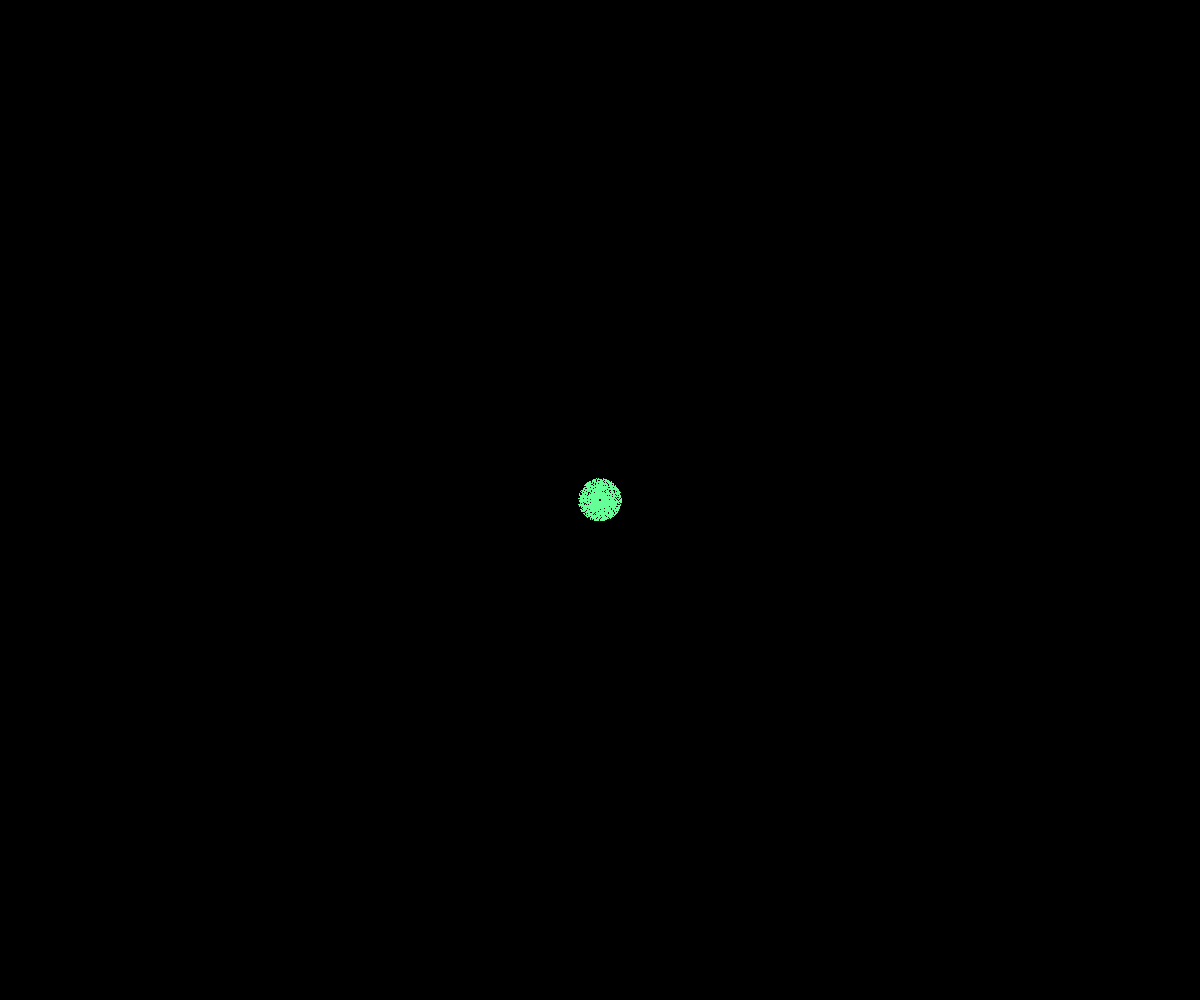
Frame 1 (no input)
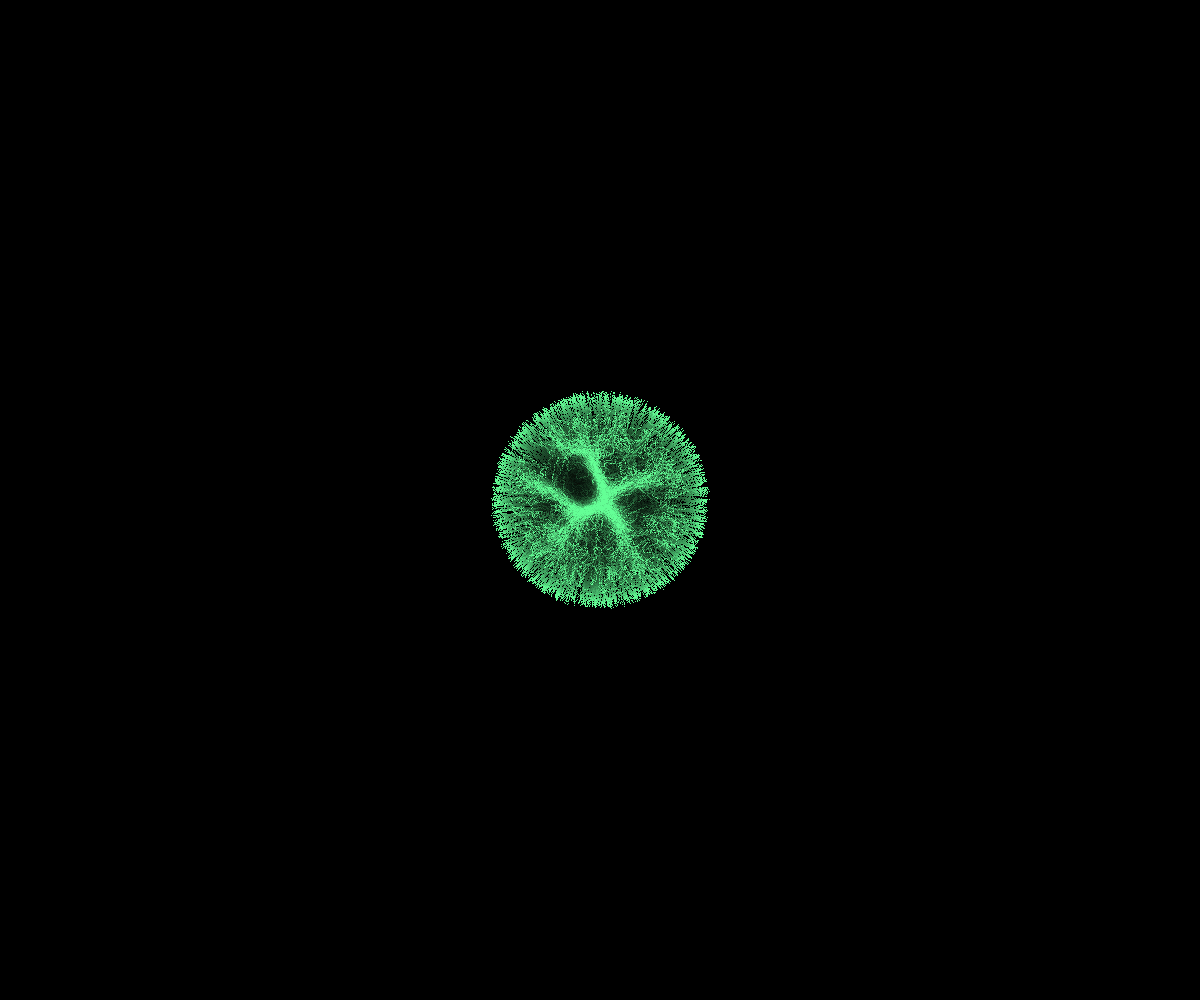
Frame 60 (no input)
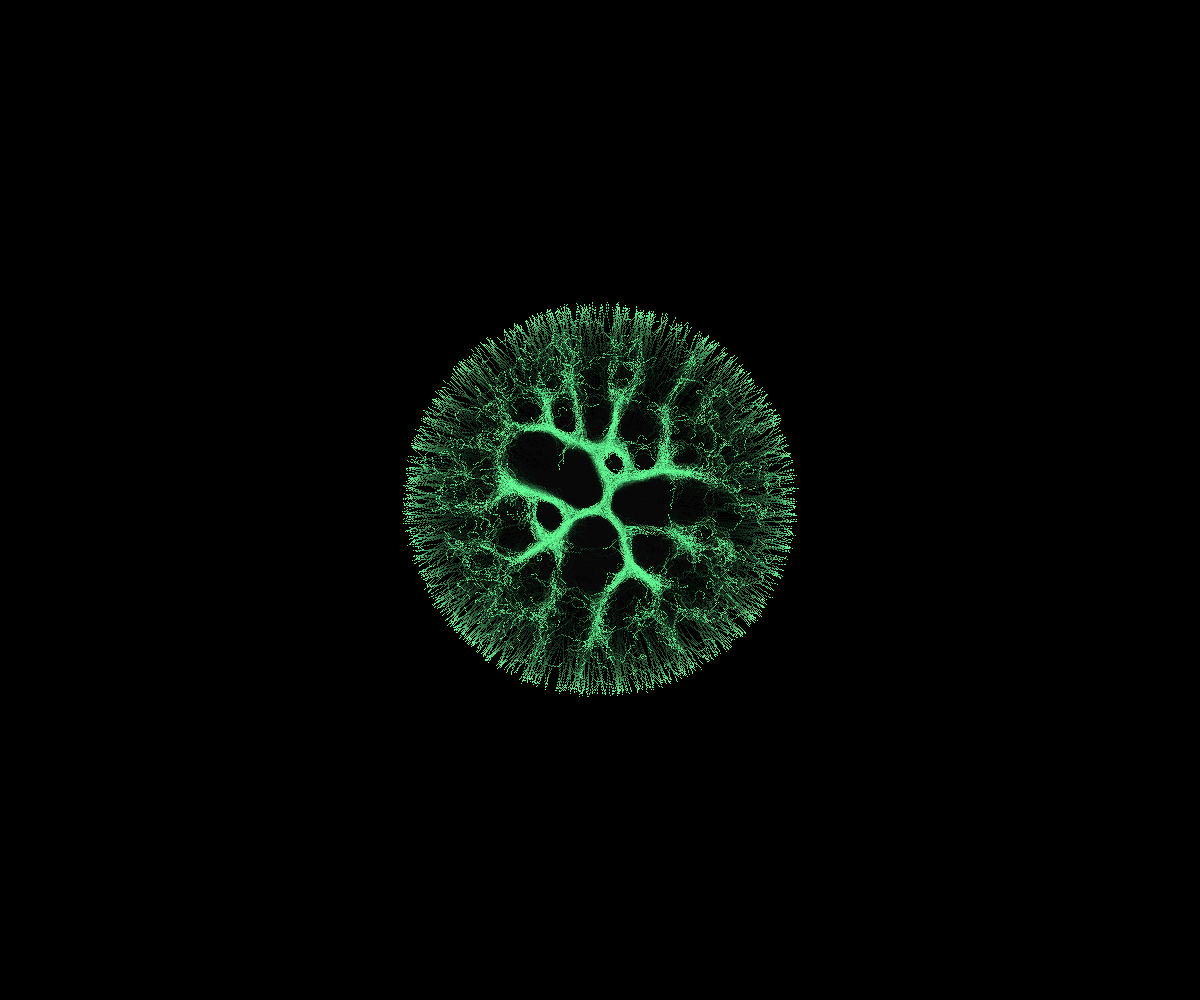
Frame 120 (the mouse pressed at the canvas centre since frame 60)

The p5.js sketch that drew these frames (run headless with seeded random() and noise() and a simulated clock; from frame 60 on, the mouse is pressed at the canvas centre):

// p5.js sketch
// ── sketch.js
let agentes = [];
let rastros;
let numAgentes = 4000;
let vel = 1.5;
let anguloSensor = 45;
let distSensor = 15;

function setup() {
  createCanvas(windowWidth, windowHeight);
  pixelDensity(1)
  angleMode(DEGREES);
  
  rastros = createGraphics(width, height);
  rastros.background(0);

  for (let i = 0; i < numAgentes; i++) {
    let r = random(20);
    let angulo = random(360);
    agentes.push(new Physarum(width/2 + r * cos(angulo), height/2 + r * sin(angulo), angulo));
  }
}

function draw() {
  rastros.fill(0, 15);
  rastros.noStroke();
  rastros.rect(0, 0, width, height);

  rastros.loadPixels();
  for (let a of agentes) {
    a.sentir(rastros.pixels);
    a.mover();
    
    let px = floor(a.x);
    let py = floor(a.y);
    if (px >= 0 && px < width && py >= 0 && py < height) {
      let index = (px + py * width) * 4;
      rastros.pixels[index] = 100;
      rastros.pixels[index+1] = 255;
      rastros.pixels[index+2] = 150;
      rastros.pixels[index+3] = 255;
    }
  }
  rastros.updatePixels();

  image(rastros, 0, 0);
}

function windowResized() {
  resizeCanvas(windowWidth, windowHeight);
  let novoRastro = createGraphics(width, height);
  novoRastro.background(0);
  novoRastro.image(rastros, 0, 0);
  rastros = novoRastro;
}

class Physarum {
  constructor(x, y, angulo) {
    this.x = x;
    this.y = y;
    this.angulo = angulo;
  }

  sentir(pixels) {
    let esquerda = this.lerSensor(this.angulo - anguloSensor, pixels);
    let frente = this.lerSensor(this.angulo, pixels);
    let direita = this.lerSensor(this.angulo + anguloSensor, pixels);

    if (frente > esquerda && frente > direita) {
    } else if (frente < esquerda && frente < direita) {
      this.angulo += (random(1) < 0.5) ? anguloSensor : -anguloSensor;
    } else if (esquerda < direita) {
      this.angulo += anguloSensor;
    } else if (direita < esquerda) {
      this.angulo -= anguloSensor;
    }
    
    this.angulo += random(-5, 5); 
  }

  lerSensor(anguloSensor, pixels) {
    let sx = floor(this.x + cos(anguloSensor) * distSensor);
    let sy = floor(this.y + sin(anguloSensor) * distSensor);
    
    if (sx >= 0 && sx < width && sy >= 0 && sy < height) {
      let index = (sx + sy * width) * 4;
      return pixels[index+1];
    }
    return 0;
  }

  mover() {
    this.x += cos(this.angulo) * vel;
    this.y += sin(this.angulo) * vel;

    if (this.x < 0 || this.x >= width || this.y < 0 || this.y >= height) {
      this.x = random(width * 0.4, width * 0.6);
      this.y = random(height * 0.4, height * 0.6);
      this.angulo = random(360);
    }
  }
}
